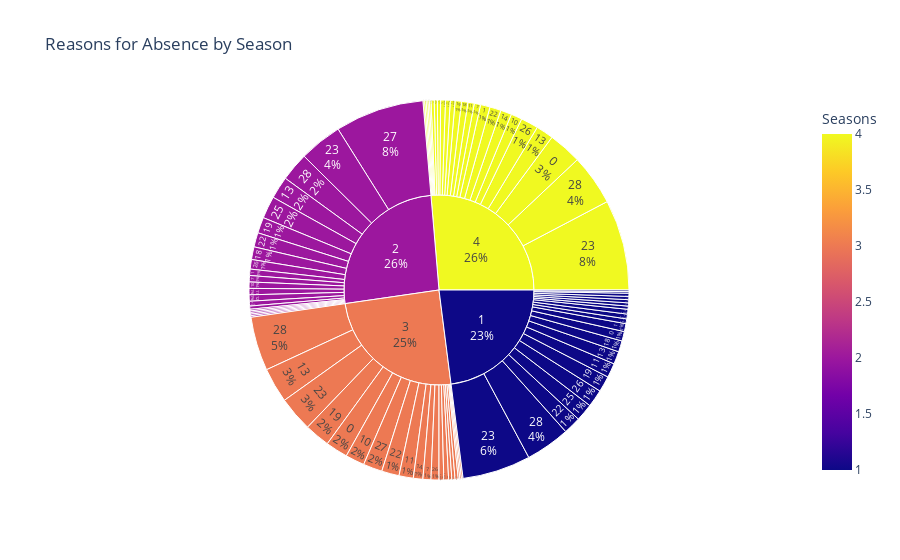

Notebook code cell kept with this figure:
### Code cell
# Prepare the data for the sunburst chart
sunburst_data = absent[['Reason for absence', 'Seasons']].copy()
sunburst_data['Count'] = 1

# Create the sunburst chart
fig = px.sunburst(sunburst_data, path=['Seasons', 'Reason for absence'], values='Count',
                  title='Reasons for Absence by Season', color='Seasons',
                  color_discrete_sequence=px.colors.qualitative.Set3)
fig.update_traces(textinfo='label+percent entry')
fig.show()

### Figure 1 — Plotly figure (JSON) as saved in the notebook; plotly's stock layout.template omitted (floating-point values rounded to 4 significant figures)
{"data": [{"branchvalues": "total", "customdata": [[1], [2], [3], [4], [1], [2], [3], [4], [4], [2], [4], [1], [3], [1], [2], [3], [4], [1], [2], [3], [4], [1], [2], [3], [4], [1], [4], [1], [2], [3], [4], [1], [2], [3], [4], [2], [3], [4], [1], [2], [3], [4], [1], [2], [3], [4], [1], [4], [3], [2], [1], [2], [3], [4], [1], [2], [3], [4], [1], [2], [4], [1], [2], [3], [4], [1], [2], [3], [4], [1], [4], [1], [2], [3], [4], [1], [2], [3], [4], [2], [3], [4], [1], [2], [3], [4], [1], [2], [3], [4]], "domain": {"x": [0, 1], "y": [0, 1]}, "hovertemplate": "labels=%{label}<br>Count=%{value}<br>parent=%{parent}<br>id=%{id}<br>Seasons=%{color}<extra></extra>", "ids": ["1/0", "2/0", "3/0", "4/0", "1/1", "2/1", "3/1", "4/1", "4/2", "2/3", "4/4", "1/5", "3/5", "1/6", "2/6", "3/6", "4/6", "1/7", "2/7", "3/7", "4/7", "1/8", "2/8", "3/8", "4/8", "1/9", "4/9", "1/10", "2/10", "3/10", "4/10", "1/11", "2/11", "3/11", "4/11", "2/12", "3/12", "4/12", "1/13", "2/13", "3/13", "4/13", "1/14", "2/14", "3/14", "4/14", "1/15", "4/15", "3/16", "2/17", "1/18", "2/18", "3/18", "4/18", "1/19", "2/19", "3/19", "4/19", "1/21", "2/21", "4/21", "1/22", "2/22", "3/22", "4/22", "1/23", "2/23", "3/23", "4/23", "1/24", "4/24", "1/25", "2/25", "3/25", "4/25", "1/26", "2/26", "3/26", "4/26", "2/27", "3/27", "4/27", "1/28", "2/28", "3/28", "4/28", "1", "2", "3", "4"], "labels": ["0", "0", "0", "0", "1", "1", "1", "1", "2", "3", "4", "5", "5", "6", "6", "6", "6", "7", "7", "7", "7", "8", "8", "8", "8", "9", "9", "10", "10", "10", "10", "11", "11", "11", "11", "12", "12", "12", "13", "13", "13", "13", "14", "14", "14", "14", "15", "15", "16", "17", "18", "18", "18", "18", "19", "19", "19", "19", "21", "21", "21", "22", "22", "22", "22", "23", "23", "23", "23", "24", "24", "25", "25", "25", "25", "26", "26", "26", "26", "27", "27", "27", "28", "28", "28", "28", "1", "2", "3", "4"], "marker": {"coloraxis": "coloraxis", "colors": [1, 2, 3, 4, 1, 2, 3, 4, 4, 2, 4, 1, 3, 1, 2, 3, 4, 1, 2, 3, 4, 1, 2, 3, 4, 1, 4, 1, 2, 3, 4, 1, 2, 3, 4, 2, 3, 4, 1, 2, 3, 4, 1, 2, 3, 4, 1, 4, 3, 2, 1, 2, 3, 4, 1, 2, 3, 4, 1, 2, 4, 1, 2, 3, 4, 1, 2, 3, 4, 1, 4, 1, 2, 3, 4, 1, 2, 3, 4, 2, 3, 4, 1, 2, 3, 4, 1, 2, 3, 4]}, "name": "", "parents": ["1", "2", "3", "4", "1", "2", "3", "4", "4", "2", "4", "1", "3", "1", "2", "3", "4", "1", "2", "3", "4", "1", "2", "3", "4", "1", "4", "1", "2", "3", "4", "1", "2", "3", "4", "2", "3", "4", "1", "2", "3", "4", "1", "2", "3", "4", "1", "4", "3", "2", "1", "2", "3", "4", "1", "2", "3", "4", "1", "2", "4", "1", "2", "3", "4", "1", "2", "3", "4", "1", "4", "1", "2", "3", "4", "1", "2", "3", "4", "2", "3", "4", "1", "2", "3", "4", "", "", "", ""], "textinfo": "label+percent entry", "type": "sunburst", "values": [6, 2, 14, 21, 5, 4, 1, 6, 1, 1, 2, 2, 1, 3, 1, 1, 3, 2, 4, 5, 4, 2, 1, 2, 1, 3, 1, 2, 4, 12, 7, 9, 4, 9, 4, 4, 2, 2, 8, 14, 22, 11, 3, 3, 6, 7, 1, 1, 3, 1, 7, 8, 2, 4, 10, 10, 16, 4, 2, 1, 3, 11, 9, 11, 7, 43, 27, 22, 57, 1, 2, 11, 14, 3, 3, 11, 6, 5, 11, 56, 12, 1, 28, 18, 34, 32, 170, 192, 183, 195]}], "layout": {"coloraxis": {"colorbar": {"title": {"text": "Seasons"}}, "colorscale": [[0, "#0d0887"], [0.1111, "#46039f"], [0.2222, "#7201a8"], [0.3333, "#9c179e"], [0.4444, "#bd3786"], [0.5556, "#d8576b"], [0.6667, "#ed7953"], [0.7778, "#fb9f3a"], [0.8889, "#fdca26"], [1, "#f0f921"]]}, "legend": {"tracegroupgap": 0}, "sunburstcolorway": ["rgb(141,211,199)", "rgb(255,255,179)", "rgb(190,186,218)", "rgb(251,128,114)", "rgb(128,177,211)", "rgb(253,180,98)", "rgb(179,222,105)", "rgb(252,205,229)", "rgb(217,217,217)", "rgb(188,128,189)", "rgb(204,235,197)", "rgb(255,237,111)"], "title": {"text": "Reasons for Absence by Season"}}}
